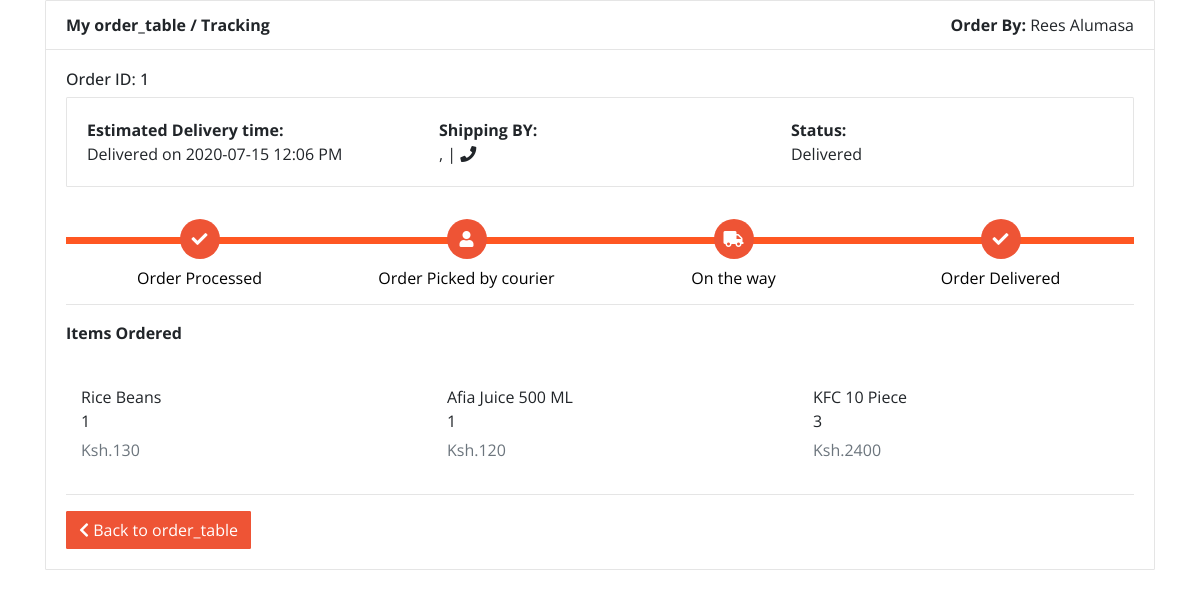
The app's page /restpi_order/cart/orderstat.php?q=1 (signed in) with its own data.
### tables this page shows
CREATE TABLE `order_table` (
  `order_no` int(11) NOT NULL,
  `product_array` text NOT NULL,
  `customer_id` varchar(255) NOT NULL,
  `status` text NOT NULL DEFAULT 'ordered',
  `shippedBy` text NOT NULL,
  `shippedOn` datetime NOT NULL,
  `date` datetime NOT NULL
);

CREATE TABLE `user_table` (
  `user_id` int(11) NOT NULL,
  `user_name` text NOT NULL,
  `user_email` text NOT NULL,
  `user_city` text NOT NULL,
  `user_image` text NOT NULL,
  `user_password` text NOT NULL,
  `date_created` timestamp NOT NULL DEFAULT current_timestamp() ON UPDATE current_timestamp()
);

### restpi_order/config.php (called while the page is built, shortened)
<?php
  function connect(){
    $server="localhost";
    $uname="root";
    $pwd="";
    $db="lab1";
    $link= mysqli_connect($server,$uname,$pwd,$db) or
    die("ERROR: Could not connect. " . mysqli_connect_error());;
    return $link;
  }
  function getData($sql){
    $link=connect();
    $data=mysqli_query($link,$sql);
    if($data){
      return $data;
    } else {
      echo "Error: ".mysqli_error($link);
    }
  }
  ?>

### restpi_order/cart/orderstat.php (the view, shortened to what this page needs)
<!doctype html>
<html>
    <head>
        <link href='https://maxcdn.bootstrapcdn.com/bootstrap/4.3.1/css/bootstrap.min.css' rel='stylesheet'>
        <link href='https://use.fontawesome.com/releases/v5.7.2/css/all.css' rel='stylesheet'>
</head>
<body>
<div class="container">
    <article class="card">
            <?php
            $dphone="";
            if(isset($_GET['q'])){
              include('../config.php');
              if($_SESSION['role']=='1'){
                $query = "SELECT * FROM order_table where order_no='".$_GET['q']."' ORDER BY order_no DESC";
              } else{
                $query = "SELECT * FROM order_table where order_no='".$_GET['q']."' and customer_id='".$_SESSION['user_email']."' ORDER BY order_no DESC";
              }
              $statement = $connect->prepare($query);
              if($statement->execute())
              {
                $result = $statement->fetchAll();
                foreach($result as $row)
                {
                  $cust="select * from user_table where user_email ='".$row['customer_id']."'";
                  ?>
                  <header class="card-header"><b> My order_table / Tracking </b><span class="float-right"> <?php foreach (getData($cust) as $dat) {
                    echo "<b>Order By: </b>".$dat['user_name'];
                  } ?></span></header>
                  <div class="card-body">
                  <?php
                  echo '<h6>Order ID: '.$_GET['q'].'</h6>';
                  $time = strtotime($row['date']);
                  $ddate=date("Y-m-d h:i A", strtotime('+60 minutes', $time));
                  $sby=$row['shippedBy'];
                  $sta=$row['status'];
                  $status=$sta;
                  if($sta == 'ordered'||$sta=='Placed'){
                    $a='';
                  } else if($sta == 'Processed'){
                    $a='1';
                  } else if($sta == 'Picked'){
                    $a='2';
                  } else if($sta == 'In Transit'){
                    $a='3';
                  } else if($sta == 'Delivered'){
                    $a='4';
                    $ddate="Delivered on ".date("Y-m-d h:i A", strtotime('+60 minutes',$time));
                  }
                  if($a=='1'){
                    $w='active';
                    $x='';
                    $y='';
                    $z='';
                  } else if($a=='2'){
                    $w='active';
                    $x='active';
                    $y='';
                    $z='';
                  } else if($a=='3'){
                    $w='active';
                    $x='active';
                    $y='active';
                    $z='';
                  } else if($a=='4'){
                    $w='active';
                    $x='active';
                    $y='active';
                    $z='active';
                } else {
                  $w='';
                  $x='';
                  $y='';
                  $z='';
                }
             ?>
            <article class="card">
                <div class="card-body row">
                    <div class="col"> <strong>Estimated Delivery time:</strong> <br><?php echo $ddate; ?> </div>
                    <div class="col"> <strong>Shipping BY:</strong> <br> <?php echo $sby ?>, | <i class="fa fa-phone"></i> <?php echo $dphone ?> </div>
                    <div class="col"> <strong>Status:</strong> <br> <?php echo $status; ?> </div>
                </div>
            </article>
            <div class="track">
                <div class="step <?php echo $w ?>"> <span class="icon"> <i class="fa fa-check"></i> </span> <span class="text">Order Processed</span> </div>
                <div class="step <?php echo $x ?>"> <span class="icon"> <i class="fa fa-user"></i> </span> <span class="text"> Order Picked by courier</span> </div>
                <div class="step <?php echo $y ?>"> <span class="icon"> <i class="fa fa-truck"></i> </span> <span class="text"> On the way </span> </div>
                <div class="step <?php echo $z ?>"> <span class="icon"> <i class="fa fa-check"></i> </span> <span class="text">Order Delivered</span> </div>
            </div>
            <hr>
            <p><strong>Items Ordered</strong></p><br>
            <ul class="row">
              <?php
              $re=unserialize($row['product_array']);
              foreach($re as $keys => $values)
              {
               ?>
                <li class="col-md-4">
                    <figure class="itemside mb-3">
                        <figcaption class="info align-self-center">
                            <p class="title"><?php echo $values["product_name"]; ?> <br> <?php echo $values["product_quantity"]; ?></p> <span class="text-muted"><?php echo "Ksh.".$values["product_price"] ?> </span>
                        </figcaption>
                    </figure>
                </li>
              <?php } ?>
            </ul>
            <hr>
            <a href="myorders.php" class="btn btn-warning" data-abc="true"> <i class="fa fa-chevron-left"></i> Back to order_table</a>
          <?php }}} ?>
        </div>
    </article>
</div>
</body>
</html>

### restpi_order/cart/orderstat.php (style rules this page uses)
body { font-family: 'Open Sans', serif }
.card { position: relative; display: -webkit-box; display: -ms-flexbox; display: flex; -webkit-box-orient: vertical; -webkit-box-direction: normal; -ms-flex-direction: column; flex-direction: column; min-width: 0; word-wrap: break-word; background-color: #fff; background-clip: border-box; border: 1px solid rgba(0, 0, 0, 0.1); border-radius: 0.10rem }
.card-header:first-child { border-radius: calc(0.37rem - 1px) calc(0.37rem - 1px) 0 0 }
.card-header { padding: 0.75rem 1.25rem; margin-bottom: 0; background-color: #fff; border-bottom: 1px solid rgba(0, 0, 0, 0.1) }
.track { position: relative; background-color: #ddd; height: 7px; display: -webkit-box; display: -ms-flexbox; display: flex; margin-bottom: 60px; margin-top: 50px }
.track .step { -webkit-box-flex: 1; -ms-flex-positive: 1; flex-grow: 1; width: 25%; margin-top: -18px; text-align: center; position: relative }
.track .step.active:before { background: #FF5722 }
.track .step::before { height: 7px; position: absolute; content: ""; width: 100%; left: 0; top: 18px }
.track .step.active .icon { background: #ee5435; color: #fff }
.track .icon { display: inline-block; width: 40px; height: 40px; line-height: 40px; position: relative; border-radius: 100%; background: #ddd }
.track .step.active .text { font-weight: 400; color: #000 }
.track .text { display: block; margin-top: 7px }
.itemside { position: relative; display: -webkit-box; display: -ms-flexbox; display: flex; width: 100% }
ul.row, ul.row-sm { list-style: none; padding: 0 }
.itemside .info { padding-left: 15px; padding-right: 7px }
.itemside .title { display: block; margin-bottom: 5px; color: #212529 }
p { margin-top: 0; margin-bottom: 1rem }
.btn-warning { color: #ffffff; background-color: #ee5435; border-color: #ee5435; border-radius: 1px }

### records on screen
order_table: date "Delivered on 2020-07-15 12:06 PM", status "Delivered", product_name "Rice Beans", product_quantity "1", product_price "130", product_name "Afia Juice 500 ML", product_price "120", product_name "KFC 10 Piece", product_quantity "3", product_price "2400"
user_table: user_name "Rees Alumasa"
